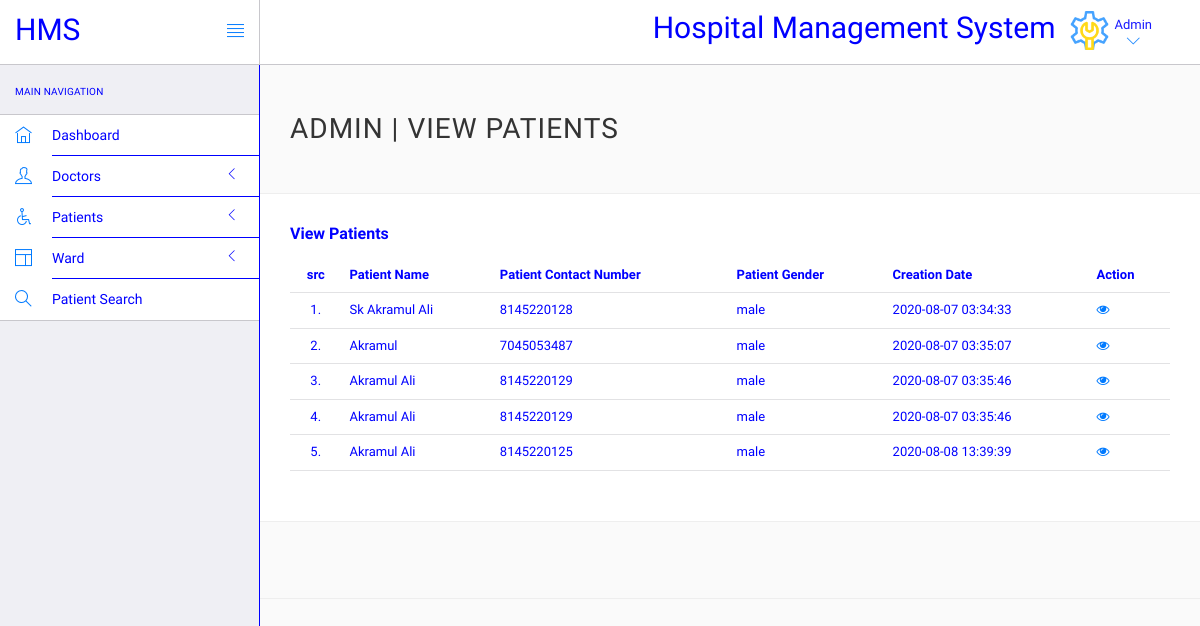
Before: /login/admin/manage-patient.php (signed in) with the older database file.
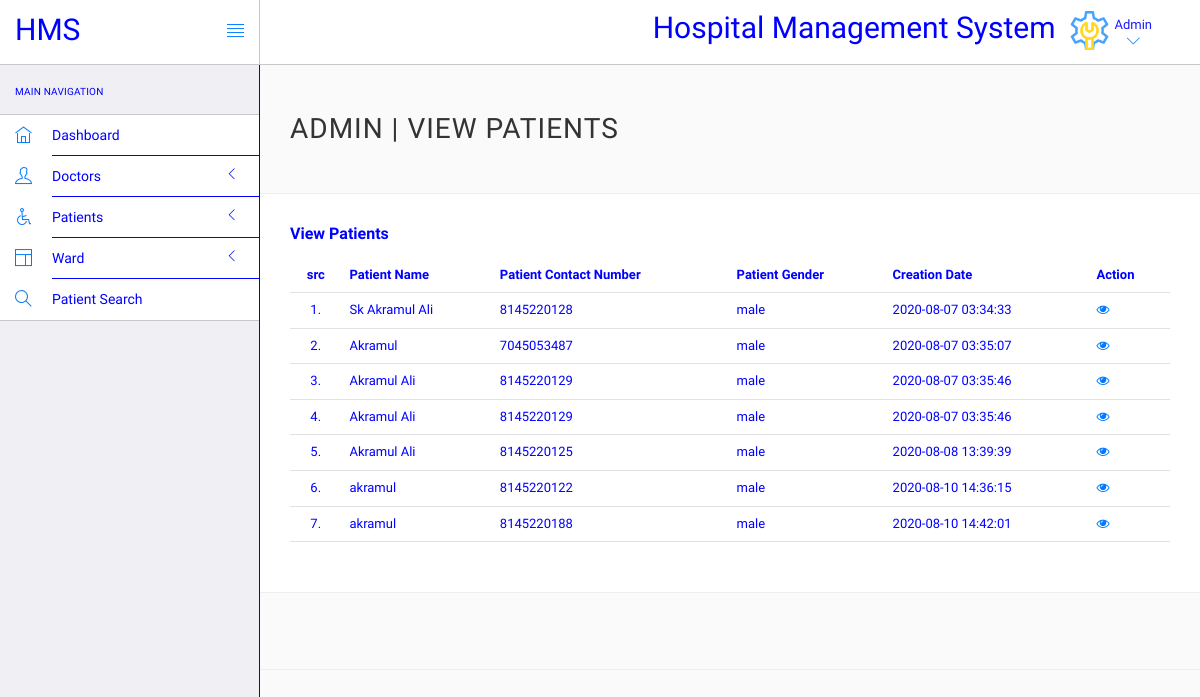
After: the same page with the newer database file.
### tables this page shows
CREATE TABLE `tblpatient` (
  `ID` int(10) NOT NULL,
  `Docid` int(10) DEFAULT NULL,
  `PatientName` varchar(20) DEFAULT NULL,
  `PatientContno` bigint(10) DEFAULT NULL,
  `PatientEmail` varchar(30) DEFAULT NULL,
  `PatientGender` varchar(10) DEFAULT NULL,
  `PatientAdd` mediumtext DEFAULT NULL,
  `PatientAge` int(10) DEFAULT NULL,
  `PatientMedhis` mediumtext DEFAULT NULL,
  `CreationDate` timestamp NULL DEFAULT current_timestamp()
);

### login/admin/manage-patient.php (the view, shortened to what this page needs)
<?php
include('include/config.php');
?>
<!DOCTYPE html>
<html lang="en">
	<head>
		<link rel="stylesheet" href="vendor/bootstrap/css/bootstrap.min.css">
		<link rel="stylesheet" href="vendor/fontawesome/css/font-awesome.min.css">
		<link rel="stylesheet" href="vendor/themify-icons/themify-icons.min.css">
		<link rel="stylesheet" href="assets/css/styles.css">
		<link rel="stylesheet" href="assets/css/plugins.css">
		<link rel="stylesheet" href="assets/css/themes/theme-1.css" id="skin_color" />
	</head>
	<body>
		<div id="app">
		<div class="sidebar app-aside" id="sidebar">
       <div class="sidebar-container perfect-scrollbar">
<nav>
						<div class="navbar-title">
							<span>Main Navigation</span>
						</div>
						<ul class="main-navigation-menu">
							<li>
								<a href="dashboard.php">
									<div class="item-content">
										<div class="item-media">
											<i class="ti-home"></i>
										</div>
										<div class="item-inner">
											<span class="title"> Dashboard </span>
										</div>
									</div>
								</a>
							</li>
							<li>
								<a href="javascript:void(0)">
									<div class="item-content">
										<div class="item-media">
											<i class="ti-user"></i>
										</div>
										<div class="item-inner">
											<span class="title"> Doctors </span><i class="icon-arrow"></i>
										</div>
									</div>
								</a>
								</li>
								<li>
								<a href="javascript:void(0)">
									<div class="item-content">
										<div class="item-media">
											<i class="ti-wheelchair"></i>
										</div>
										<div class="item-inner">
											<span class="title"> Patients </span><i class="icon-arrow"></i>
										</div>
									</div>
								</a>
								</li>
								<li>
								<a href="javascript:void(0)">
									<div class="item-content">
										<div class="item-media">
											<i class="ti-layout"></i>
										</div>
										<div class="item-inner">
											<span class="title"> Ward </span><i class="icon-arrow"></i>
										</div>
									</div>
								</a>
							</li>
								<li>
								<a href="patient-search.php">
									<div class="item-content">
										<div class="item-media">
											<i class="ti-search"></i>
										</div>
										<div class="item-inner">
											<span class="title"> Patient Search </span>
										</div>
									</div>
								</a>
							</li>
						</ul>
					</nav>
					</div>
			</div>
<div class="app-content">
<header class="navbar navbar-default navbar-static-top">
					<div class="navbar-header">
						<a class="navbar-brand" href="#">
							<h2 style="padding-top:20%;font-family:Numans;">HMS</h2>
						</a>
						<a href="#" class="sidebar-toggler pull-right visible-md visible-lg" data-toggle-class="app-sidebar-closed" data-toggle-target="#app">
							<i class="ti-align-justify"></i>
						</a>
					</div>
					<div class="navbar-collapse collapse">
						<ul class="nav navbar-right">
								<li  style="padding-top:2%;font-family:Numans;">
								<h2>Hospital Management System</h2>
							</li>
							<li class="dropdown current-user">
								<a href class="dropdown-toggle" data-toggle="dropdown">
									<img src="assets/images/admin.png" > <span class="username">Admin<i class="ti-angle-down"></i></i></span>
								</a>
							</li>
						</ul>
					</div>
				</header>
<div class="main-content" >
<div class="wrap-content container" id="container">
<section id="page-title">
<div class="row">
<div class="col-sm-8">
<h1 class="mainTitle">Admin | View Patients</h1>
</div>
</div>
</section>
<div class="container-fluid container-fullw bg-white">
<div class="row">
<div class="col-md-12">
<h5 class="over-title margin-bottom-15"><span class="text-bold">View Patients</span></h5>
<table class="table table-hover" id="sample-table-1">
<thead>
<tr>
<th class="center">src</th>
<th>Patient Name</th>
<th>Patient Contact Number</th>
<th>Patient Gender </th>
<th>Creation Date </th>
<th>Action</th>
</tr>
</thead>
<tbody>
<?php
$sql=mysqli_query($con,"select * from tblpatient");
$cnt=1;
while($row=mysqli_fetch_array($sql))
{
?>
<tr>
<td class="center"><?php echo $cnt;?>.</td>
<td class="hidden-xs"><?php echo $row['PatientName'];?></td>
<td><?php echo $row['PatientContno'];?></td>
<td><?php echo $row['PatientGender'];?></td>
<td><?php echo $row['CreationDate'];?></td>
<td>
<a href="view-patient.php?viewid=<?php echo $row['ID'];?>"><i class="fa fa-eye"></i></a>
</td>
</tr>
<?php
$cnt=$cnt+1;
 }?>
</tbody>
</table>
</div>
</div>
</div>
</div>
</div>
</div>
<hr>
		</div>
	</body>
</html>

Changed rows visible on the page:
added tblpatient: PatientName "akramul", PatientContno "8145220122", PatientGender "male", CreationDate "2020-08-10 14:36:15"
added tblpatient: PatientName "akramul", PatientContno "8145220188", PatientGender "male", CreationDate "2020-08-10 14:42:01"
